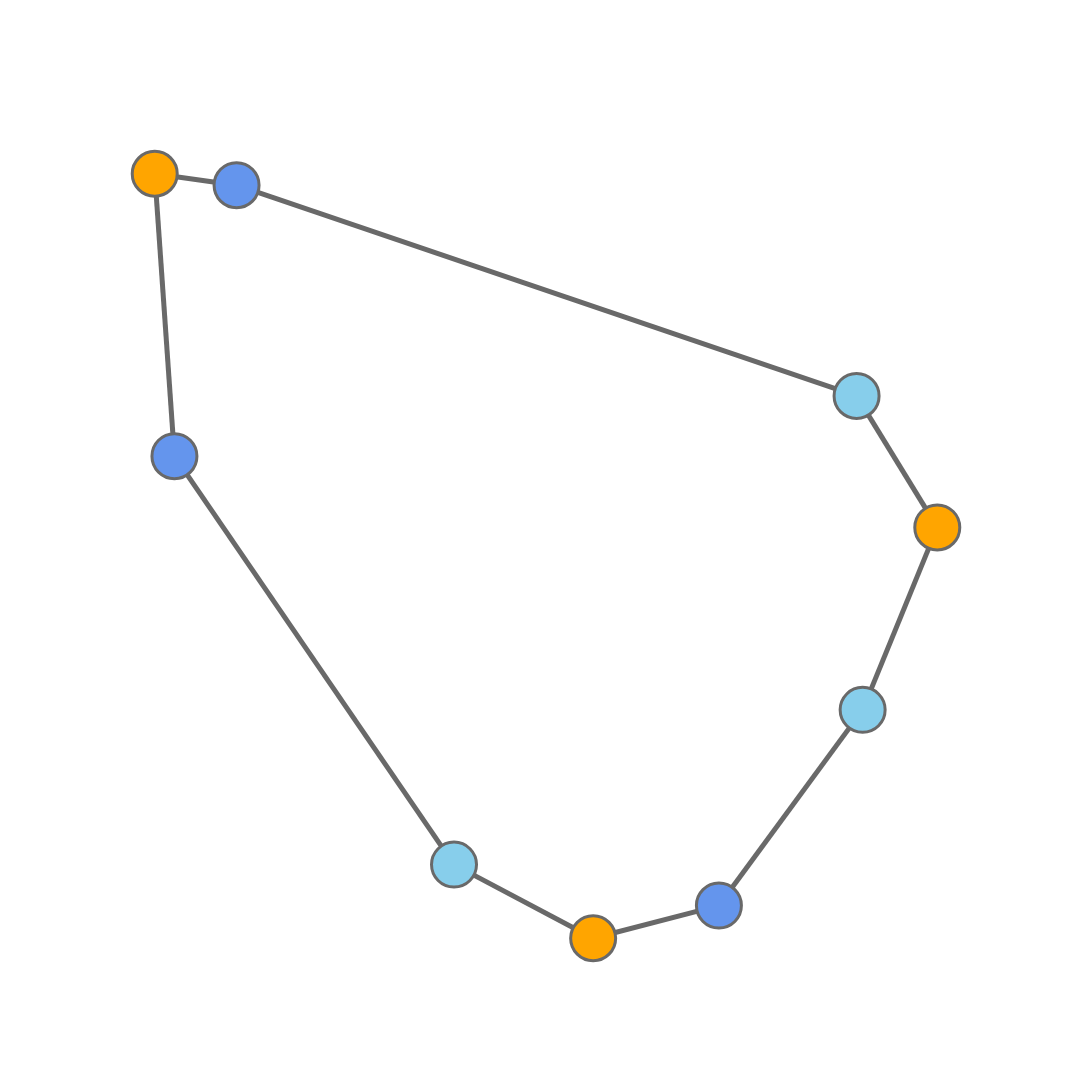

Source (notebook cell):
### Code cell
fig = pgo.Figure()
    
for i in data:
    fig.add_trace(i)
        
fig.update_layout(template= 'plotly_white', 
                      showlegend=False, width=1200, height=1200,
                          scene=dict(
                              xaxis_title='',
                              yaxis_title='',
                              xaxis=dict(nticks=0,tickfont=dict(
                                    color='white')),
                              yaxis=dict(nticks=0,tickfont=dict(
                                    color='white')),
                        ))    
fig.update_xaxes(visible=False)
fig.update_yaxes(visible=False)

fig.write_image(path+fname+'_'+'nn'+str(n_neighbors)+'_spr'+str(spread)+'_min'+str(min_dist)+'_'+metric+'_FINAL.pdf')
fig.show()

### Figure 1 — Plotly figure (JSON) as saved in the notebook; plotly's stock layout.template omitted (floating-point values rounded to 4 significant figures)
{"data": [{"hoverinfo": "none", "line": {"color": "dimgrey", "width": 5}, "mode": "lines", "opacity": 1, "type": "scatter", "x": [0.5602, 0.3824, null, 0.5602, 0.721, null, 0.3824, 0.02519, null, 0.02519, 0, null, 0, 0.1046, null, 0.1046, 0.8969, null, 0.8969, 1, null, 1, 0.9046, null, 0.9046, 0.721, null], "y": [0, 0.09634, null, 0, 0.04275, null, 0.09634, 0.6305, null, 0.6305, 1, null, 1, 0.985, null, 0.985, 0.7094, null, 0.7094, 0.5374, null, 0.5374, 0.2988, null, 0.2988, 0.04275, null]}, {"hoverinfo": "text", "marker": {"color": ["orange", "skyblue", "cornflowerblue", "orange", "cornflowerblue", "skyblue", "orange", "skyblue", "cornflowerblue"], "line": {"color": "dimgrey", "width": 3}, "size": 45, "symbol": "circle"}, "mode": "markers", "text": ["0", "1", "2", "3", "4", "5", "6", "7", "8"], "type": "scatter", "x": [0.5602, 0.3824, 0.02519, 0, 0.1046, 0.8969, 1, 0.9046, 0.721], "y": [0, 0.09634, 0.6305, 1, 0.985, 0.7094, 0.5374, 0.2988, 0.04275]}], "layout": {"height": 1200, "scene": {"xaxis": {"nticks": 0, "tickfont": {"color": "white"}, "title": {"text": ""}}, "yaxis": {"nticks": 0, "tickfont": {"color": "white"}, "title": {"text": ""}}}, "showlegend": false, "width": 1200, "xaxis": {"autorange": true, "range": [-0.09108, 1.091], "type": "linear", "visible": false}, "yaxis": {"autorange": true, "range": [-0.09182, 1.092], "type": "linear", "visible": false}}}
